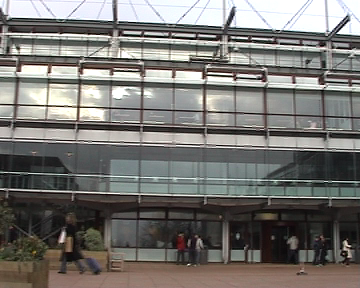
%> input picture CM20219-CW1/8.5 image alignment/parade1.bmp, 360 x 288 px
$ octave image_alignment.m   (GNU Octave 9; MATLAB toolbox functions it lacks are replaced by stand-ins)
%> lines starting %> are read from the running program, lines starting %| are printed output that depends on the picture
clear all;
close all;

source = im2double(imread('parade1.bmp'));
target = im2double(imread('parade2.bmp'));
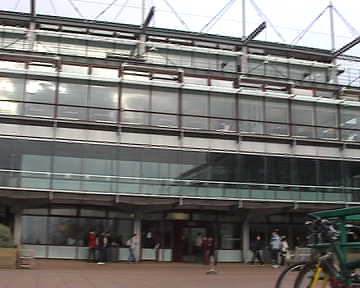
%> input picture CM20219-CW1/8.5 image alignment/parade2.bmp, 360 x 288 px
rightImage = target;

load mymatrix;
M = H;

[imageHeight, imageWidth, imageDepth] = size(source);
%> imageHeight = 288; imageWidth = 360; imageDepth = 3

newLeft = zeros(imageHeight, imageWidth, 3);

% The forward mapping loop: iterate over every source pixel.
for y = 1:size(target, 1)
    for x = 1:size(target, 2)

        % Transform source pixel location (round to pixel grid).
        p = [x; y; 1];
        q = inv(M) * p;
        u = round(q(1) / q(3));
        v = round(q(2) / q(3));


        % Check if target pixel falls inside the image domain.
        if (u > 0 && v > 0 && u <= size(source, 2) && v <= size(source, 1))
            % Sample the target pixel colour from the source pixel.
            target(y, x, :) = source(v, u, :);
            newLeft(y,x, :) = source(v, u, :);
        end

    end
end
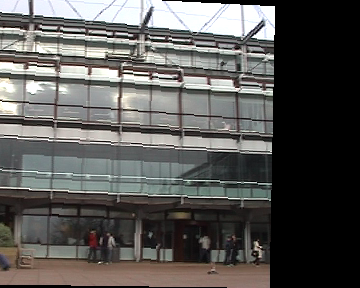
%> newLeft: size 288x360x3 double; mean R, G, B 0.352, 0.347, 0.338
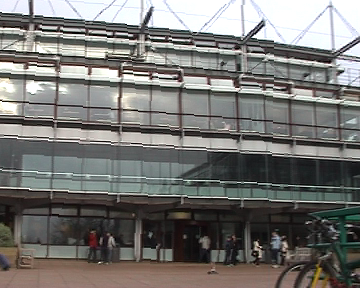
%> target: size 288x360x3 double; mean R, G, B 0.465, 0.46, 0.449

subplot(221); imshow(source); title('Left image');
subplot(222); imshow(newLeft); title('New left image');
subplot(223); imshow(rightImage); title('Right image');
subplot(224); imshow(target); title('New image');
